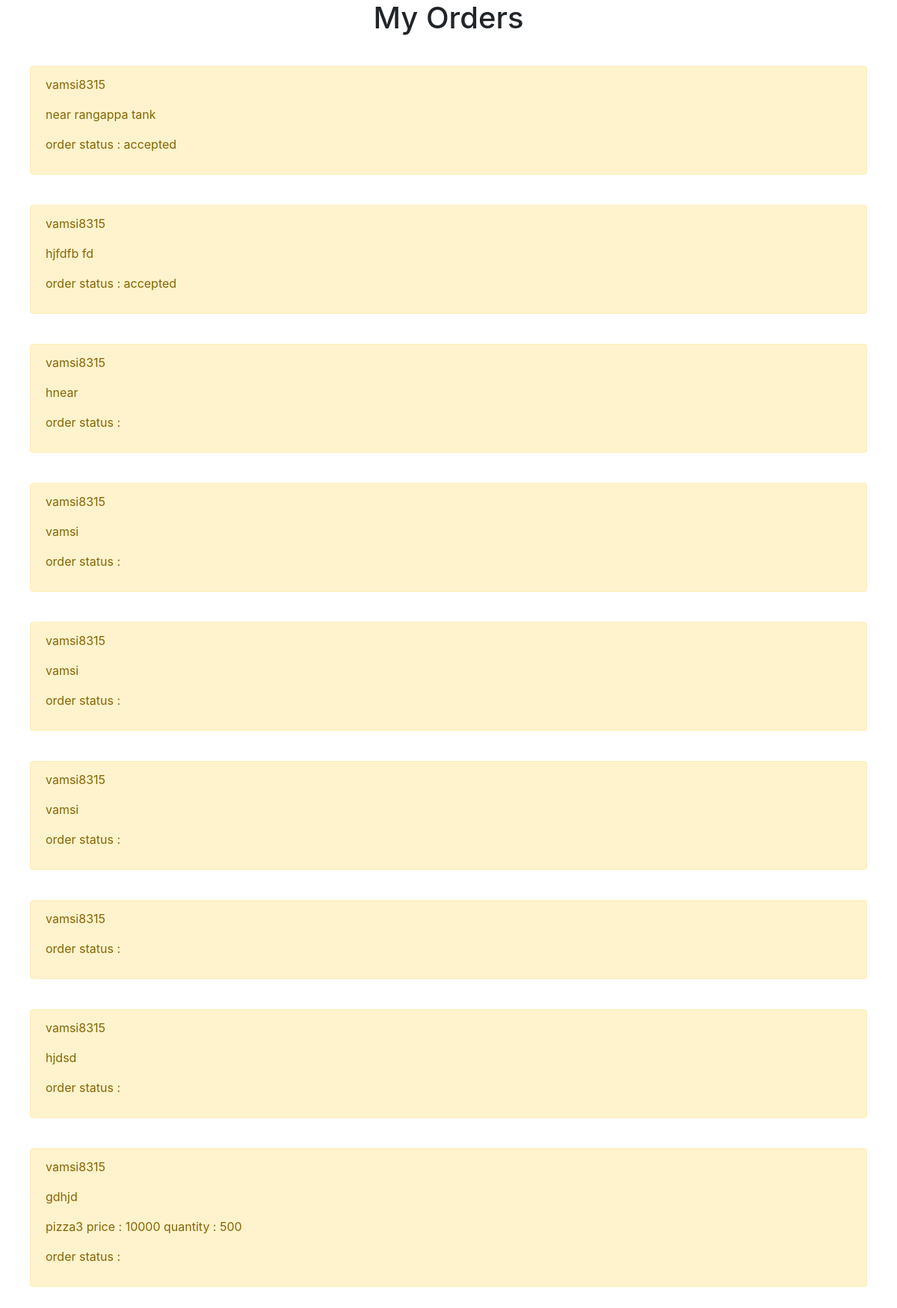
/userorders/ (signed in), run on the app's committed database.
### myapp/models.py (models this page shows)
class OrderModel(models.Model):
	username = models.CharField(max_length = 20)
	address = models.CharField(max_length = 1000)
	ordereditems = models.CharField(max_length = 1000)
	status = models.CharField(max_length = 20)

### myapp/views.py (the view)
# urls.py: path('userorders/',views.userorders,name="userorders"),
def userorders(request):
	orders = OrderModel.objects.filter(username = request.user.username)
	context = {'orders' : orders}
	return render(request,'myapp/userorders.html',context)

### myapp/templates/myapp/userorders.html
{% extends 'myapp/base.html' %}
{% block content %}
<h1 style="text-align: center">My Orders</h1>
{% for order in orders %}
<div style="margin: 40px" class="alert alert-warning" role = "alert">
	<p>{{order.username}}</p>
	<p>{{order.address}}</p>
	<p>{{order.ordereditems}}</p>
	<p>order status : {{order.status}}</p>
</div>
{% endfor %}
{% endblock %}

### myapp/templates/myapp/base.html (shortened to what this page needs)
<!DOCTYPE html>
<html>
<head>
	<link rel="stylesheet" href="https://stackpath.bootstrapcdn.com/bootstrap/4.5.0/css/bootstrap.min.css">
</head>
<body>
{% block content %}
{% endblock %}
</body>
</html>

### data on the page
OrderModel: username "vamsi8315", address "near rangappa tank", status "accepted"
OrderModel: username "vamsi8315", address "hjfdfb fd", status "accepted"
OrderModel: username "vamsi8315", address "hnear"
OrderModel: username "vamsi8315", address "vamsi"
OrderModel: username "vamsi8315", address "vamsi"
OrderModel: username "vamsi8315", address "vamsi"
OrderModel: username "vamsi8315"
OrderModel: username "vamsi8315", address "hjdsd"
OrderModel: username "vamsi8315", address "gdhjd", ordereditems "pizza3 price : 10000 quantity : 500"
